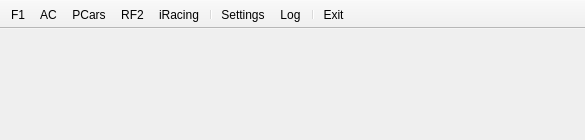
<?xml version="1.0" encoding="UTF-8"?>
<ui version="4.0">
 <class>MainWindow</class>
 <widget class="QMainWindow" name="MainWindow">
  <property name="geometry">
   <rect>
    <x>0</x>
    <y>0</y>
    <width>585</width>
    <height>140</height>
   </rect>
  </property>
  <property name="sizePolicy">
   <sizepolicy hsizetype="Fixed" vsizetype="Fixed">
    <horstretch>0</horstretch>
    <verstretch>0</verstretch>
   </sizepolicy>
  </property>
  <property name="minimumSize">
   <size>
    <width>585</width>
    <height>140</height>
   </size>
  </property>
  <property name="maximumSize">
   <size>
    <width>585</width>
    <height>200</height>
   </size>
  </property>
  <property name="windowTitle">
   <string>MainWindow</string>
  </property>
  <widget class="QWidget" name="centralwidget">
   <widget class="QLabel" name="session_link">
    <property name="enabled">
     <bool>true</bool>
    </property>
    <property name="geometry">
     <rect>
      <x>0</x>
      <y>0</y>
      <width>585</width>
      <height>20</height>
     </rect>
    </property>
    <property name="palette">
     <palette>
      <active>
       <colorrole role="Base">
        <brush brushstyle="SolidPattern">
         <color alpha="255">
          <red>255</red>
          <green>255</green>
          <blue>255</blue>
         </color>
        </brush>
       </colorrole>
       <colorrole role="Window">
        <brush brushstyle="SolidPattern">
         <color alpha="255">
          <red>255</red>
          <green>255</green>
          <blue>255</blue>
         </color>
        </brush>
       </colorrole>
      </active>
      <inactive>
       <colorrole role="Base">
        <brush brushstyle="SolidPattern">
         <color alpha="255">
          <red>255</red>
          <green>255</green>
          <blue>255</blue>
         </color>
        </brush>
       </colorrole>
       <colorrole role="Window">
        <brush brushstyle="SolidPattern">
         <color alpha="255">
          <red>255</red>
          <green>255</green>
          <blue>255</blue>
         </color>
        </brush>
       </colorrole>
      </inactive>
      <disabled>
       <colorrole role="Base">
        <brush brushstyle="SolidPattern">
         <color alpha="255">
          <red>255</red>
          <green>255</green>
          <blue>255</blue>
         </color>
        </brush>
       </colorrole>
       <colorrole role="Window">
        <brush brushstyle="SolidPattern">
         <color alpha="255">
          <red>255</red>
          <green>255</green>
          <blue>255</blue>
         </color>
        </brush>
       </colorrole>
      </disabled>
     </palette>
    </property>
    <property name="frameShape">
     <enum>QFrame::NoFrame</enum>
    </property>
    <property name="text">
     <string/>
    </property>
    <property name="alignment">
     <set>Qt::AlignCenter</set>
    </property>
    <property name="openExternalLinks">
     <bool>true</bool>
    </property>
    <property name="textInteractionFlags">
     <set>Qt::LinksAccessibleByKeyboard|Qt::LinksAccessibleByMouse</set>
    </property>
   </widget>
  </widget>
  <widget class="QStatusBar" name="statusbar">
   <property name="sizeGripEnabled">
    <bool>false</bool>
   </property>
  </widget>
  <widget class="QToolBar" name="toolBar">
   <property name="windowTitle">
    <string>toolBar</string>
   </property>
   <property name="movable">
    <bool>false</bool>
   </property>
   <property name="iconSize">
    <size>
     <width>64</width>
     <height>64</height>
    </size>
   </property>
   <property name="floatable">
    <bool>true</bool>
   </property>
   <attribute name="toolBarArea">
    <enum>TopToolBarArea</enum>
   </attribute>
   <attribute name="toolBarBreak">
    <bool>false</bool>
   </attribute>
   <addaction name="actionF1"/>
   <addaction name="actionAC"/>
   <addaction name="actionPCars"/>
   <addaction name="actionRF2"/>
   <addaction name="actioniRacing"/>
   <addaction name="separator"/>
   <addaction name="actionSettings"/>
   <addaction name="actionLog"/>
   <addaction name="separator"/>
   <addaction name="actionExit"/>
  </widget>
  <action name="actionF1">
   <property name="checkable">
    <bool>true</bool>
   </property>
   <property name="icon">
    <iconset>
     <normaloff>f1-icon.png</normaloff>f1-icon.png</iconset>
   </property>
   <property name="text">
    <string>F1</string>
   </property>
   <property name="toolTip">
    <string>Enable F1</string>
   </property>
  </action>
  <action name="actionAC">
   <property name="checkable">
    <bool>true</bool>
   </property>
   <property name="icon">
    <iconset>
     <normaloff>assetto_corsa.png</normaloff>assetto_corsa.png</iconset>
   </property>
   <property name="text">
    <string>AC</string>
   </property>
   <property name="toolTip">
    <string>Enable Assetto Corsa</string>
   </property>
  </action>
  <action name="actionPCars">
   <property name="checkable">
    <bool>true</bool>
   </property>
   <property name="icon">
    <iconset>
     <normaloff>project_cars.png</normaloff>project_cars.png</iconset>
   </property>
   <property name="text">
    <string>PCars</string>
   </property>
   <property name="toolTip">
    <string>Enable Project Cars</string>
   </property>
  </action>
  <action name="actionRF2">
   <property name="checkable">
    <bool>true</bool>
   </property>
   <property name="icon">
    <iconset>
     <normaloff>rfactor_2.png</normaloff>rfactor_2.png</iconset>
   </property>
   <property name="text">
    <string>RF2</string>
   </property>
   <property name="toolTip">
    <string>Enable RFactor2</string>
   </property>
  </action>
  <action name="actioniRacing">
   <property name="checkable">
    <bool>true</bool>
   </property>
   <property name="icon">
    <iconset>
     <normaloff>iracing_logo.png</normaloff>iracing_logo.png</iconset>
   </property>
   <property name="text">
    <string>iRacing</string>
   </property>
   <property name="toolTip">
    <string>Enable iRacing</string>
   </property>
  </action>
  <action name="actionSettings">
   <property name="icon">
    <iconset>
     <normaloff>settings-icon.png</normaloff>settings-icon.png</iconset>
   </property>
   <property name="text">
    <string>Settings</string>
   </property>
   <property name="toolTip">
    <string>Show Settings</string>
   </property>
  </action>
  <action name="actionLog">
   <property name="icon">
    <iconset>
     <normaloff>log_icon.png</normaloff>log_icon.png</iconset>
   </property>
   <property name="text">
    <string>Log</string>
   </property>
   <property name="toolTip">
    <string>Show log</string>
   </property>
  </action>
  <action name="actionExit">
   <property name="icon">
    <iconset>
     <normaloff>exit.png</normaloff>exit.png</iconset>
   </property>
   <property name="text">
    <string>Exit</string>
   </property>
   <property name="toolTip">
    <string>Exit</string>
   </property>
  </action>
 </widget>
 <resources/>
 <connections/>
</ui>
